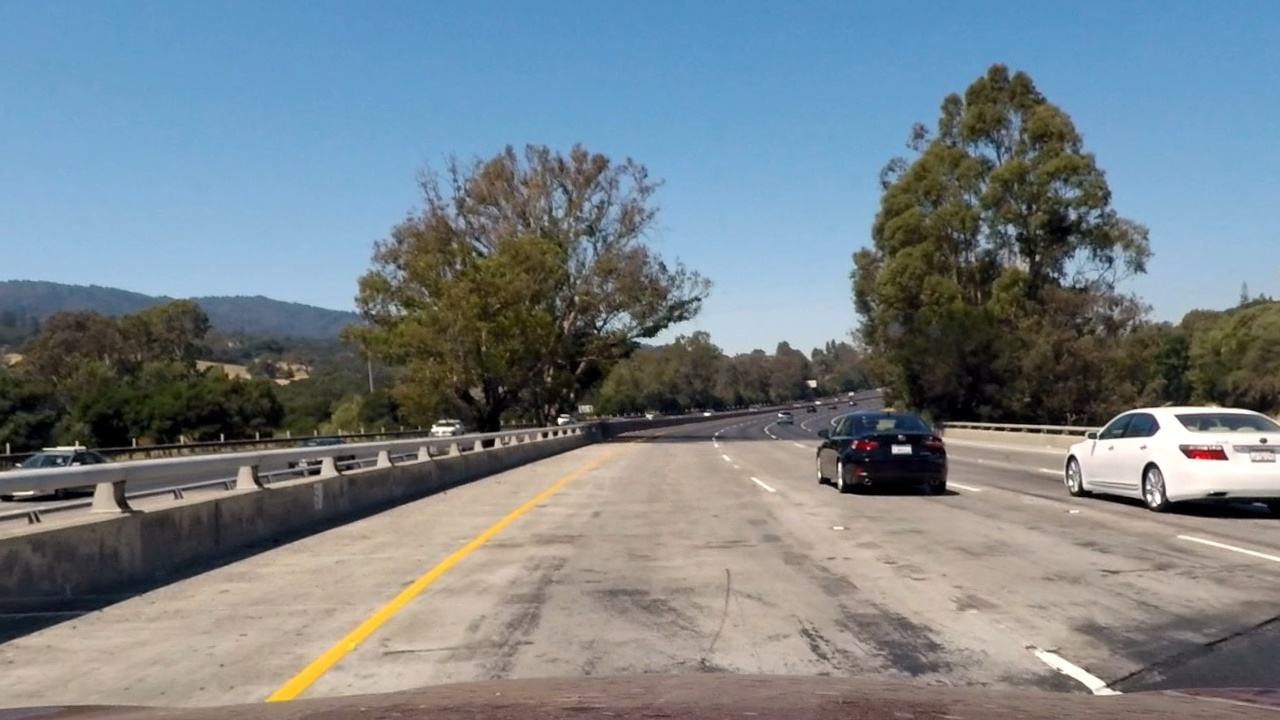
#> input picture output_images/test1.jpg, 1280 x 720 px
$ python -i pipeline.py   (imports and definitions only)   (older library calls are emulated)
#> lines starting #> are read from the running program, lines starting #| are printed output that depends on the picture; after the words box and inside, x2 and y2 are one past the last pixel; in counts of white or black regions, pixels touching at a corner belong together
#!/home/jcenteno/miniconda3/envs/carnd-term1/bin/python

import pickle
import numpy as np
import cv2
import matplotlib.pyplot as plt
import matplotlib.image as mpimg
from moviepy.editor import VideoFileClip

#Define M for the images and Region Of Interest
#load calibration coeff:
coeff_in_path = "./machine_generated_files/calibration_parameters.p"
# [9 lines not run here, left out]
# [1 line that did not run here, left out]
last_fit = None

left_curverad = None
right_curverad = None

# [1 line that did not run here, left out]
# [1 line that did not run here, left out]
TOP_W_HALF = 62
TOP_SHIFT = 5


# [5 lines that did not run here, left out]
# [5 lines that did not run here, left out]

# [2 lines not run here, left out]
# d) use cv2.getPerspectiveTransform() to get M, the transform matrix
# [1 line that did not run here, left out]
# [1 line that did not run here, left out]

# [55 lines left out: functions cal_undistort, warp, chessboard_draw, abs_sobel_thresh, not called in this run]

def mag_thresh(img, sobel_kernel=3, mag_thresh=(40, 120), gray=False):
    # Calculate gradient magnitud
    # Apply threshold
    # 1) Convert to grayscale
#> called with sobel_kernel = 3, mag_thresh = (40, 120), gray = False
    if gray:
        gray = img
    else:
        gray = cv2.cvtColor(img, cv2.COLOR_RGB2GRAY)
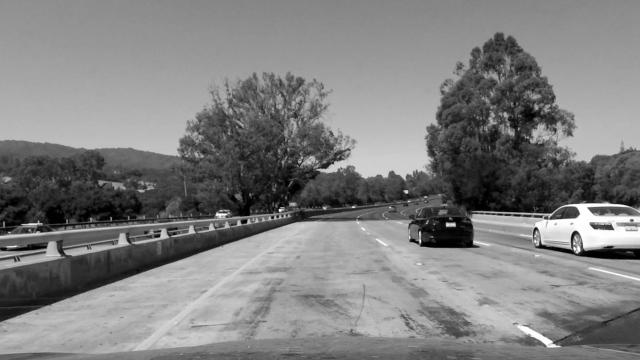
#> gray: shape (720, 1280) (shown at 1/2 size); min 0, max 255, mean 127.5
    # 2) Take the gradient in x and y separately
    sobx = cv2.Sobel(gray, cv2.CV_64F, 1, 0, ksize=sobel_kernel)
    soby = cv2.Sobel(gray, cv2.CV_64F, 0, 1, ksize=sobel_kernel)
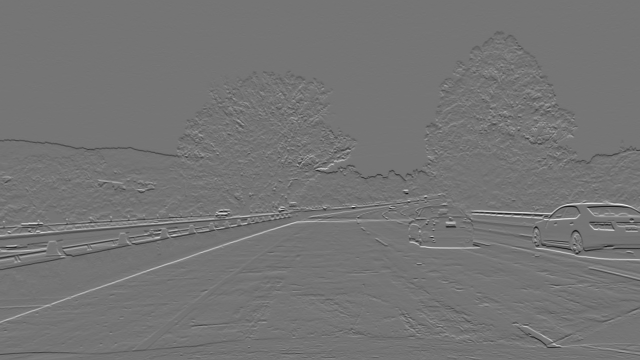
#> soby: shape (720, 1280) float64 (shown at 1/2 size); min -689, max 811, mean -0.4; drawn with min black and max white
    # 3) Calculate the magnitude
    abs_sobel = np.sqrt(sobx**2 + soby**2)
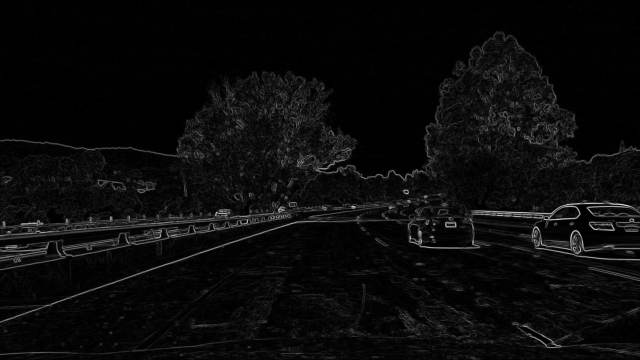
#> abs_sobel: shape (720, 1280) float64 (shown at 1/2 size); min 0, max 828.6, mean 37.4; drawn with min black and max white
    # 4) Scale to 8-bit (0 - 255) then convert to type = np.uint8
    scaled_sobel = np.uint8(255*abs_sobel/np.max(abs_sobel))
    # 5) Create a binary mask where mag thresholds are met
    mag_binary = np.zeros_like(scaled_sobel)
    mag_binary[(scaled_sobel >= mag_thresh[0]) & (scaled_sobel <= mag_thresh[1])] = 1
    return mag_binary

# [230 lines left out: functions dir_threshold, hls_select, RGB_to_h_l_s, RGB_to_r_g_b, min_max_scale, pre_process and 3 more, not called in this run]

def pprint_curv(num):
    return "Radius of Curvature: {:,.2f} m".format(num)

# [66 lines left out: functions pprint_dist, pipeline, gray_threshold, not called in this run]

>>> import cv2
>>> picture = cv2.cvtColor(cv2.imread('output_images/test1.jpg'), cv2.COLOR_BGR2RGB)
>>> result = mag_thresh(picture)
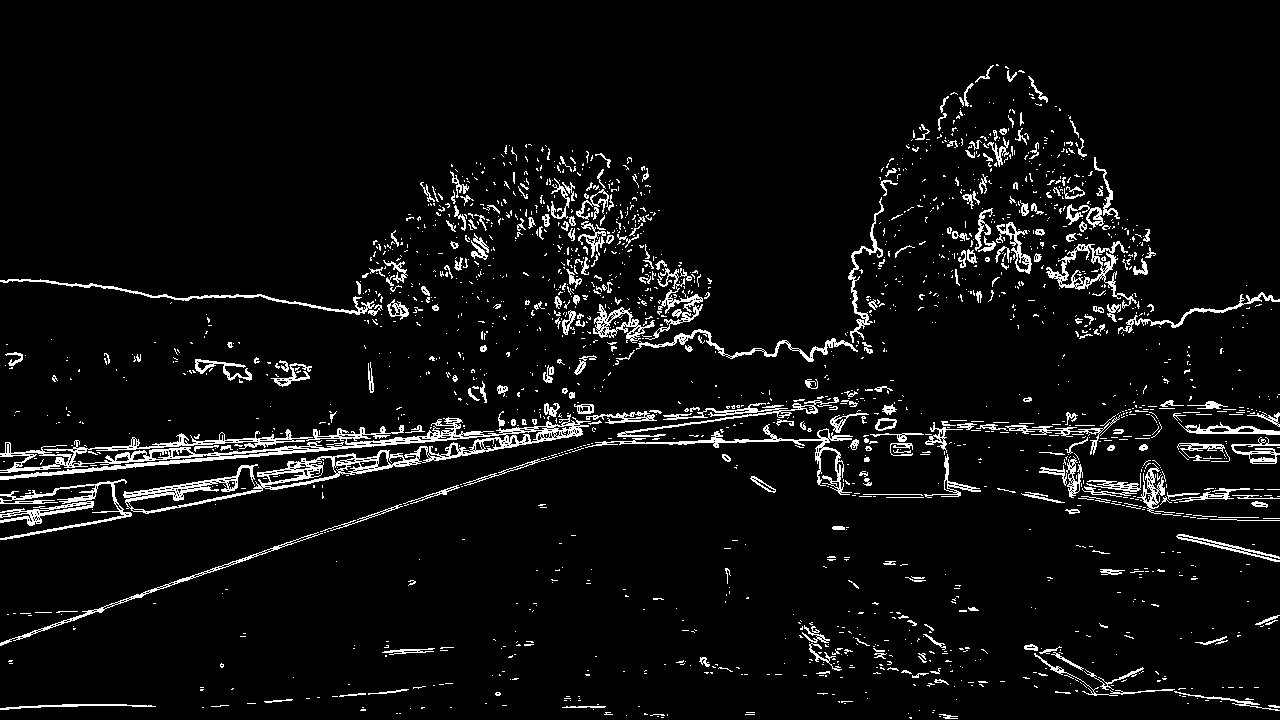
#> result: shape (720, 1280); values 0 (black) and 1 (white), 5.6% white in thin lines or dots

$ run again, on output_images/test2.jpg
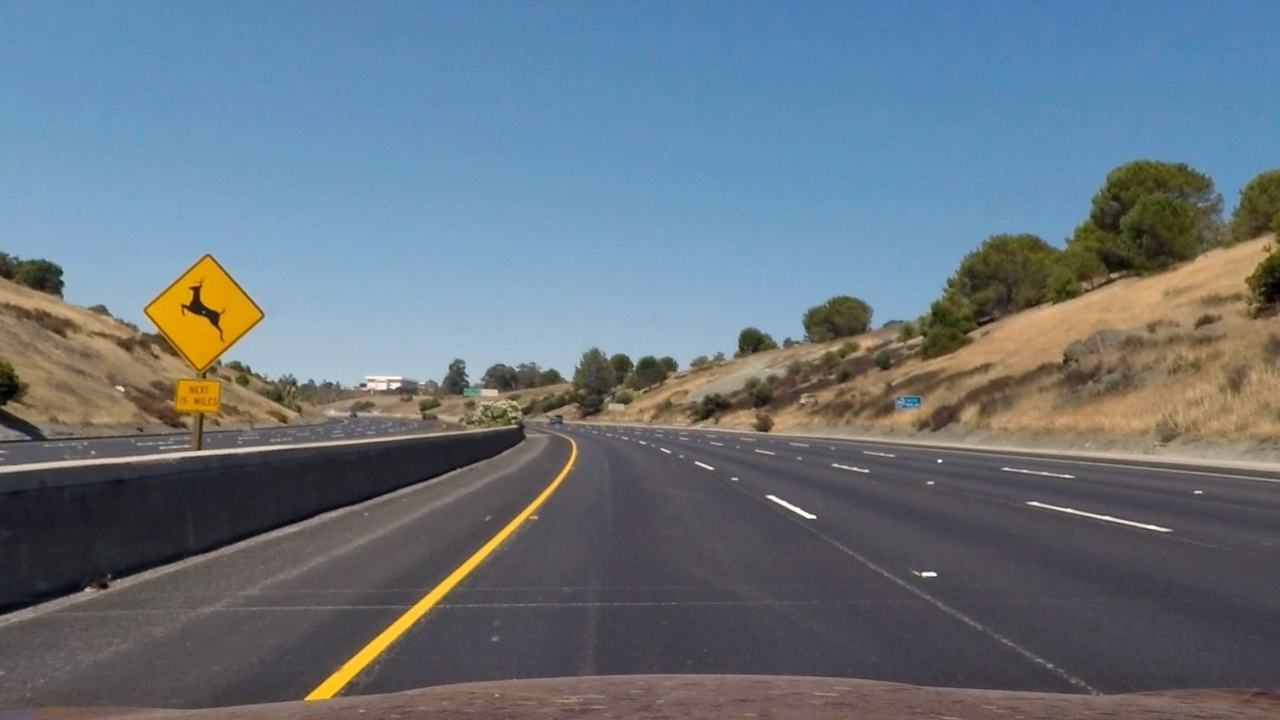
#> input picture output_images/test2.jpg, 1280 x 720 px
#> in mag_thresh, `soby = cv2.Sobel(gray, cv2.CV_64F, 0, 1, ksize=sobel_kernel)`:
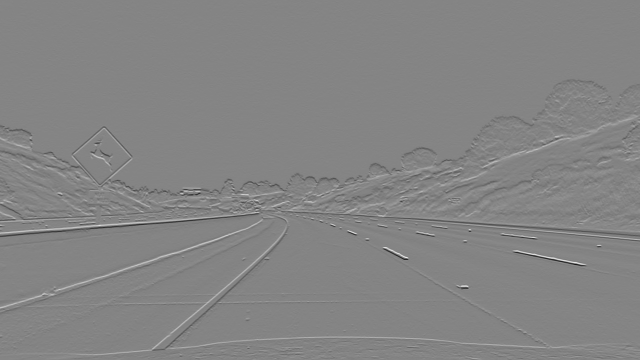
#> soby: shape (720, 1280) float64 (shown at 1/2 size); min -731, max 677, mean -0.3; drawn with min black and max white
#> `result = mag_thresh(picture)`:
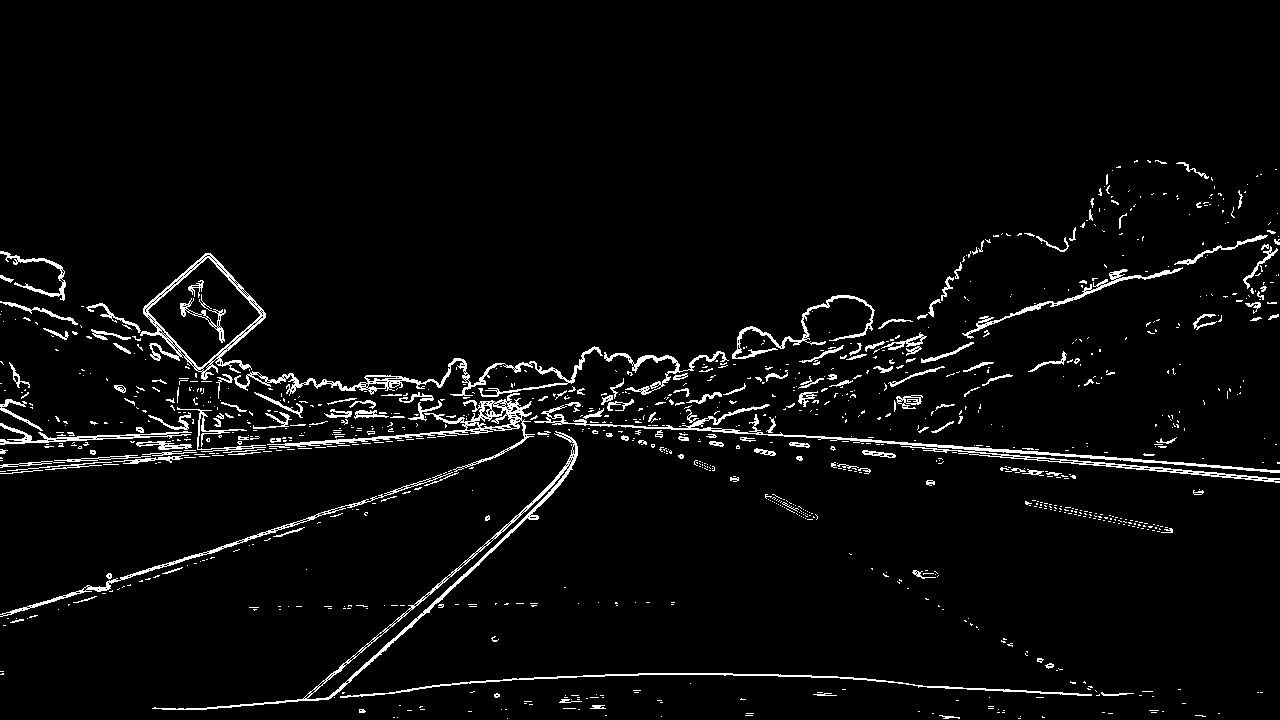
#> result: shape (720, 1280); values 0 (black) and 1 (white), 3.8% white in thin lines or dots, all inside (x1, y1, x2, y2) = (0, 160, 1280, 719)

$ run again, on output_images/test3.jpg
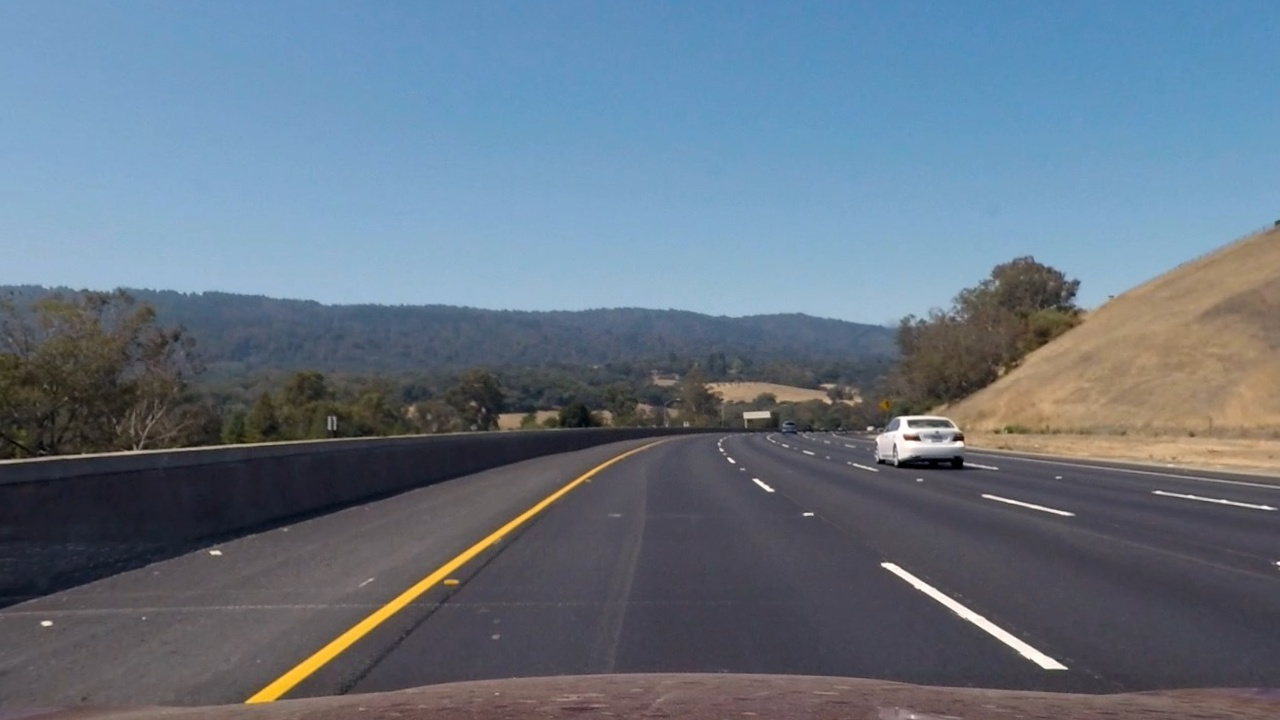
#> input picture output_images/test3.jpg, 1280 x 720 px
#> in mag_thresh, `sobx = cv2.Sobel(gray, cv2.CV_64F, 1, 0, ksize=sobel_kernel)`:
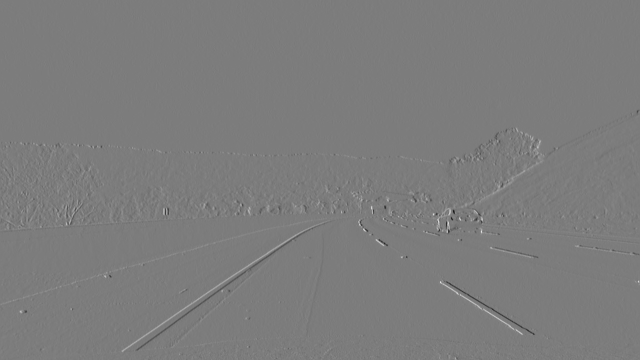
#> sobx: shape (720, 1280) float64 (shown at 1/2 size); min -551, max 576, mean 0.1; drawn with min black and max white
#> `result = mag_thresh(picture)`:
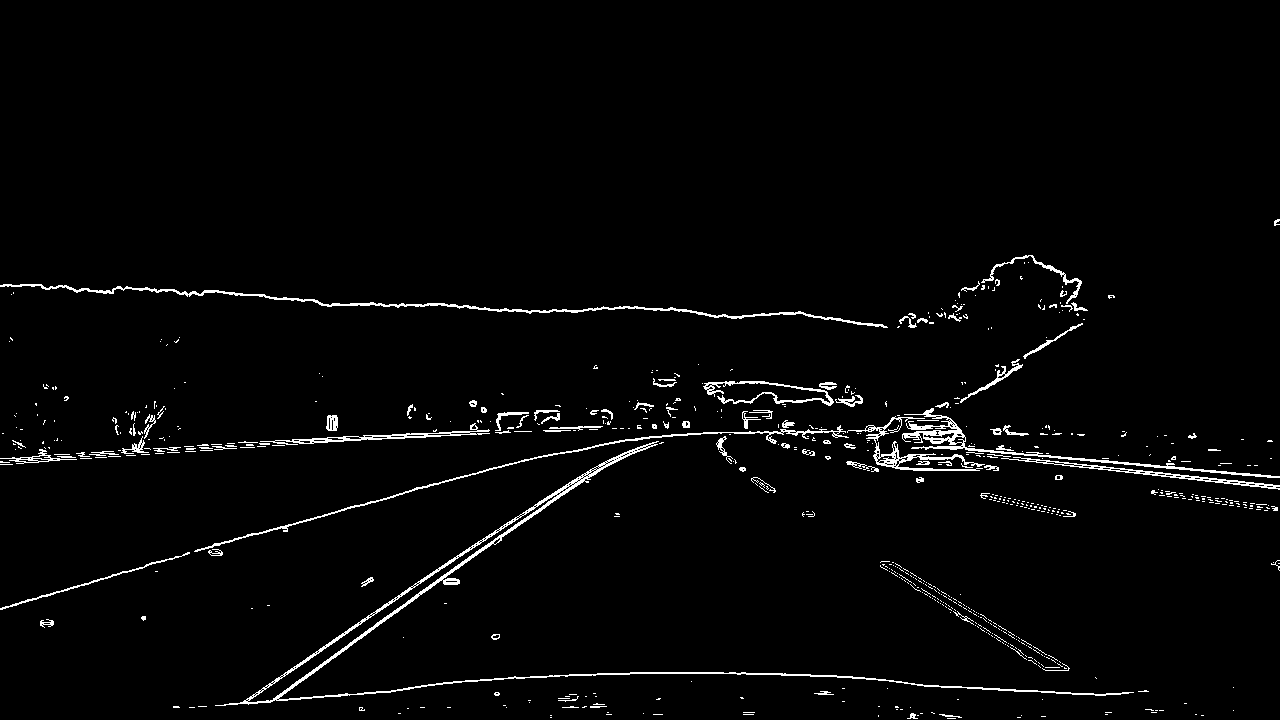
#> result: shape (720, 1280); values 0 (black) and 1 (white), 2.4% white in thin lines or dots, all inside (x1, y1, x2, y2) = (0, 219, 1280, 719)
